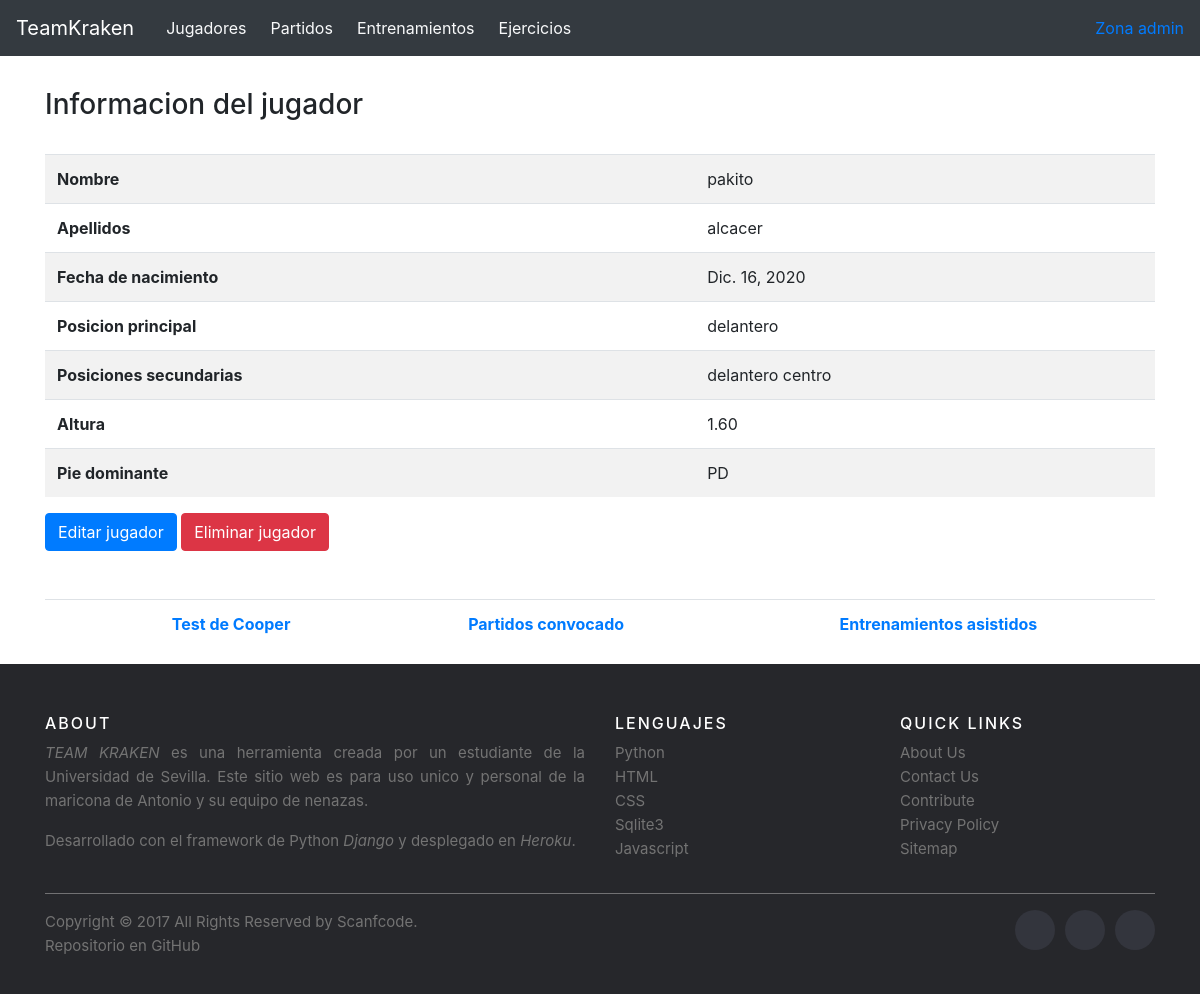
The app's page /jugadores/jugador/1 with its own data.
### principal/models.py (models this page shows, shortened)
class Jugador(models.Model):
    PIE_DERECHO = 'PD'
    PIE_IZQUIERDO = 'PI'
    AMBIDIESTRO = 'AM'
    PIE_DOMINANTE_CHOICES = [
        (PIE_DERECHO, 'Pie derecho'),
        (PIE_IZQUIERDO, 'Pie izquierdo'),
        (AMBIDIESTRO, 'Ambidiestro'),
    ]
    nombre = models.CharField(max_length=30, verbose_name='Nombre')
    apellidos = models.CharField(max_length=50, verbose_name='Apellidos')
    fechaNacimiento = models.DateField(verbose_name='Fecha de nacimiento')
    posicionPrincipal = models.CharField(max_length=30, verbose_name='Posicion principal')
    posicionesSecundarias = models.ManyToManyField(Posicion)
    altura = models.DecimalField(max_digits=5, decimal_places=2)
    pieDominante = models.CharField(max_length=2, choices=PIE_DOMINANTE_CHOICES, default=PIE_DERECHO)

class Posicion(models.Model):
    nombre = models.CharField(max_length=30, verbose_name='Posicion')

### principal/views.py (the view)
# urls.py: path('jugadores/jugador/<int:id_jugador>', views.jugadorDetails),
def jugadorDetails(request, id_jugador):
    jugador = get_object_or_404(Jugador, pk=id_jugador)
    entrenamientos = Entrenamiento.objects.filter(jugadores=id_jugador)
    partidos = Partido.objects.filter(jugador=id_jugador)
    testCooper = TestCooper.objects.filter(jugador=id_jugador)
    return render(request, 'jugadorDetails.html', {'jugador': jugador, 'entrenamientos': entrenamientos, 'partidos': partidos,
                                                    'testCoopers': testCooper})

### principal/templates/jugadorDetails.html (shortened to what this page needs)
{% extends 'base.html' %}
{% block content %}
	<br/>
	<h3>Informacion del jugador</h3>
		<br/>
		<table class="table table-striped">
	        <tr>
	            <th>Nombre</th>
	            <td>{{ jugador.nombre }}</td>
	        </tr>
	        <tr>
	            <th>Apellidos</th>
	            <td>{{ jugador.apellidos }}</td>
	        </tr>
	        <tr>
	        	<th>Fecha de nacimiento</th>
	        	<td>{{ jugador.fechaNacimiento }}</td>
	        </tr>
	        <tr>
	            <th>Posicion principal</th>
	            <td>{{ jugador.posicionPrincipal }}</td>
	        </tr>
	        <tr>
	        	<th>Posiciones secundarias</th>
	        	<td valign="top">
	        		{% for posicion in jugador.posicionesSecundarias.all %}
		            	{{ posicion.nombre }}
	                {% endfor %}
	            </td>
	        </tr>
	        <tr>
	            <th>Altura</th>
	            <td>{{ jugador.altura }}</td>
	        </tr>
	        <tr>
	            <th>Pie dominante</th>
	            <td>{{ jugador.pieDominante }}</td>
	        </tr>
	    </table>
	    <a href='/jugadores/jugador/{{ jugador.id }}/editar' class="btn btn-primary">Editar jugador</a>
	    <a href='/jugadores/jugador/{{ jugador.id }}/eliminar' class="btn btn-danger">Eliminar jugador</a>
	    <br/>
	    <br/>
	    <br/>
	    <table class="table">
	    	<tr align="center">
	    	<th></th>
	    		<th>
					<a id="abrirTest" class="abrir-cerrar" href="javascript:void(0)" onclick="mostrarTest()">
				        Test de Cooper
				    </a>
				</th>
	    		<th>
	    			<a id="abrirPartidos" class="abrir-cerrar" href="javascript:void(0)" onclick="mostrarPartidos()">
				        Partidos convocado
				    </a>
	    		</th>
	    		<th>
					<a id="abrirEntrenamientos" class="abrir-cerrar" href="javascript:void(0)" onclick="mostrarEntrenamientos()">
				        Entrenamientos asistidos
				    </a>
				</th>
	    	</tr>
	    </table>
{% endblock %}

### records on screen
Jugador: nombre "pakito", apellidos "alcacer", fechaNacimiento "Dic. 16, 2020", posicionPrincipal "delantero", altura "1.60", pieDominante "PD"
Posicion: nombre "delantero centro"
